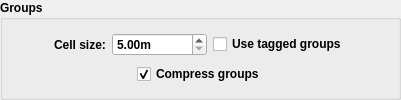
         <widget class="QGroupBox" name="groupBox_4">
          <property name="font">
           <font>
            <weight>75</weight>
            <bold>true</bold>
           </font>
          </property>
          <property name="title">
           <string>Groups</string>
          </property>
          <layout class="QHBoxLayout" name="horizontalLayout_5">
           <item>
            <layout class="QVBoxLayout" name="verticalLayout_16">
             <item>
              <layout class="QHBoxLayout" name="horizontalLayout_15">
               <item>
                <spacer name="horizontalSpacer_21">
                 <property name="orientation">
                  <enum>Qt::Horizontal</enum>
                 </property>
                 <property name="sizeHint" stdset="0">
                  <size>
                   <width>40</width>
                   <height>20</height>
                  </size>
                 </property>
                </spacer>
               </item>
               <item>
                <widget class="QLabel" name="label_18">
                 <property name="text">
                  <string>Cell size:</string>
                 </property>
                </widget>
               </item>
               <item>
                <widget class="QDoubleSpinBox" name="dsb_group_cell_size">
                 <property name="toolTip">
                  <string>&lt;html&gt;&lt;head/&gt;&lt;body&gt;&lt;p align=&quot;center&quot;&gt;&lt;span style=&quot; font-weight:600; text-decoration: underline;&quot;&gt;Cell Size&lt;/span&gt;&lt;/p&gt;&lt;p&gt;Terrain groups are just groups of terrain nodes, with only a copy of each of its used models inside, with any number of instances as well. An estimated minimum size of what a terrain group's bounding box size should be. Increasing or decreasing this value will give you less or more terrain groups respectively. &lt;/p&gt;&lt;p&gt;Higher group sizes will give you less groups to load and check against, but will cause bigger memory constraints or loading times when groups are loaded in. Smaller group sizes will give you more groups to load and check against, but will handle streaming more gracefully.&lt;/p&gt;&lt;p&gt;&lt;span style=&quot; font-weight:600;&quot;&gt;Recommended values are around 50m-150m&lt;/span&gt; depending on the stage's terrain density.&lt;/p&gt;&lt;/body&gt;&lt;/html&gt;</string>
                 </property>
                 <property name="suffix">
                  <string>m</string>
                 </property>
                 <property name="decimals">
                  <number>2</number>
                 </property>
                 <property name="minimum">
                  <double>5.000000000000000</double>
                 </property>
                 <property name="maximum">
                  <double>100000.000000000000000</double>
                 </property>
                 <property name="singleStep">
                  <double>5.000000000000000</double>
                 </property>
                </widget>
               </item>
               <item>
                <widget class="QCheckBox" name="chk_model_groups">
                 <property name="toolTip">
                  <string>&lt;html&gt;&lt;head/&gt;&lt;body&gt;&lt;p align=&quot;center&quot;&gt;&lt;span style=&quot; font-weight:600; text-decoration: underline;&quot;&gt;Use tagged groups&lt;/span&gt;&lt;/p&gt;&lt;p&gt;Controls whether to respect node groups in the source 3D model files that have the supported tag in their names. Custom terrain groups can be created this way to load and unload terrain manually with the object layout.&lt;/p&gt;&lt;p&gt;Leave checked if unsure.&lt;/p&gt;&lt;/body&gt;&lt;/html&gt;</string>
                 </property>
                 <property name="text">
                  <string>Use tagged groups</string>
                 </property>
                </widget>
               </item>
               <item>
                <spacer name="horizontalSpacer_11">
                 <property name="orientation">
                  <enum>Qt::Horizontal</enum>
                 </property>
                 <property name="sizeHint" stdset="0">
                  <size>
                   <width>40</width>
                   <height>20</height>
                  </size>
                 </property>
                </spacer>
               </item>
              </layout>
             </item>
             <item>
              <layout class="QHBoxLayout" name="horizontalLayout_17">
               <item>
                <spacer name="horizontalSpacer_23">
                 <property name="orientation">
                  <enum>Qt::Horizontal</enum>
                 </property>
                 <property name="sizeHint" stdset="0">
                  <size>
                   <width>40</width>
                   <height>20</height>
                  </size>
                 </property>
                </spacer>
               </item>
               <item>
                <widget class="QCheckBox" name="chk_compress_groups">
                 <property name="toolTip">
                  <string>&lt;html&gt;&lt;head/&gt;&lt;body&gt;&lt;p align=&quot;center&quot;&gt;&lt;span style=&quot; font-weight:600; text-decoration: underline;&quot;&gt;Compress groups&lt;/span&gt;&lt;/p&gt;&lt;p&gt;Controls whether the AR files in the PFD file will be compressed. This will increase the size of the PFD files but will make it easier for the game to load them. &lt;span style=&quot; font-weight:600;&quot;&gt;Usually, you want to have this option on.&lt;/span&gt;&lt;/p&gt;&lt;/body&gt;&lt;/html&gt;</string>
                 </property>
                 <property name="text">
                  <string>Compress groups</string>
                 </property>
                 <property name="checked">
                  <bool>true</bool>
                 </property>
                </widget>
               </item>
               <item>
                <spacer name="horizontalSpacer_24">
                 <property name="orientation">
                  <enum>Qt::Horizontal</enum>
                 </property>
                 <property name="sizeHint" stdset="0">
                  <size>
                   <width>40</width>
                   <height>20</height>
                  </size>
                 </property>
                </spacer>
               </item>
              </layout>
             </item>
            </layout>
           </item>
          </layout>
         </widget>
